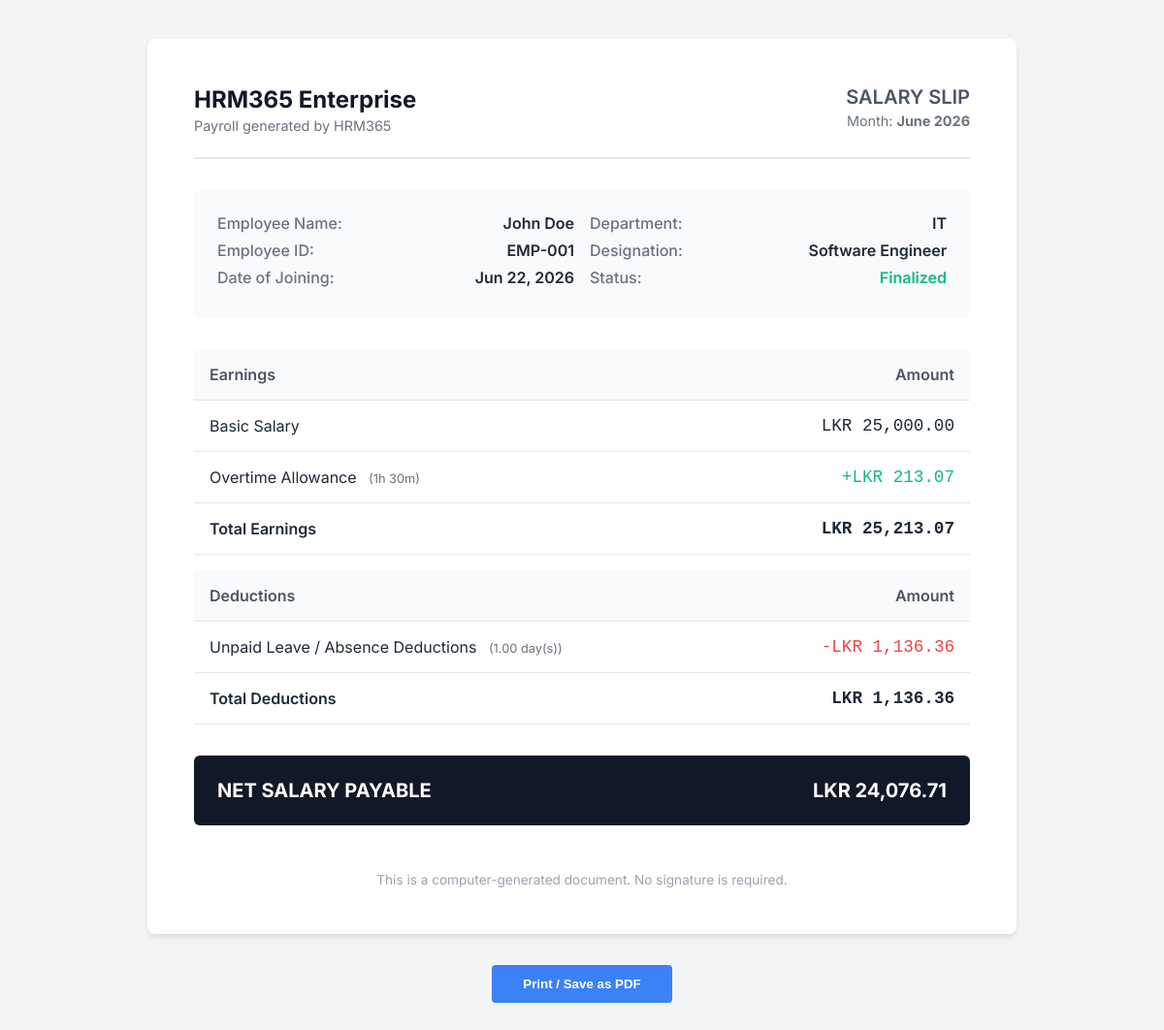
The app's page /HRM365/modules/payroll/payslip.php?id=1 (signed in), older data.
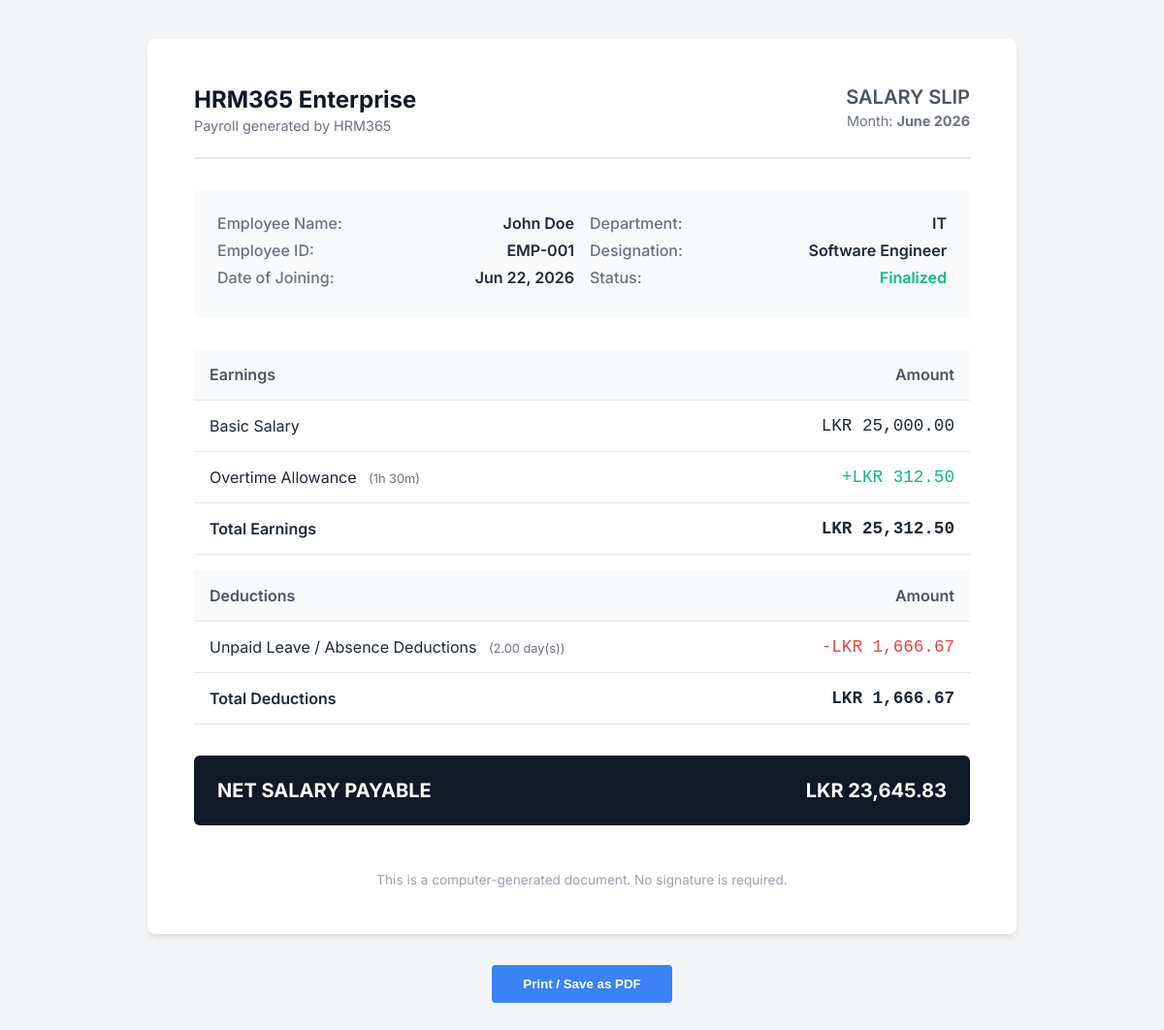
The same page, newer data.
### tables this page shows
CREATE TABLE `payroll_records` (
  `id` int(11) NOT NULL,
  `employee_id` int(11) NOT NULL,
  `payroll_month` varchar(10) NOT NULL,
  `base_salary` decimal(10,2) DEFAULT 0.00,
  `overtime_hours` decimal(8,2) DEFAULT 0.00,
  `overtime_amount` decimal(10,2) DEFAULT 0.00,
  `deductions` decimal(10,2) DEFAULT 0.00,
  `unpaid_days` decimal(8,2) DEFAULT 0.00,
  `net_salary` decimal(10,2) DEFAULT 0.00,
  `status` enum('Draft','Finalized','Paid') DEFAULT 'Draft',
  `created_at` timestamp NOT NULL DEFAULT current_timestamp(),
  `updated_at` timestamp NOT NULL DEFAULT current_timestamp() ON UPDATE current_timestamp()
);

CREATE TABLE `employees` (
  `id` int(11) NOT NULL,
  `employee_code` varchar(20) NOT NULL,
  `first_name` varchar(50) NOT NULL,
  `last_name` varchar(50) NOT NULL,
  `email` varchar(100) NOT NULL,
  `phone` varchar(20) DEFAULT NULL,
  `department` varchar(50) DEFAULT NULL,
  `designation` varchar(50) DEFAULT NULL,
  `status` enum('Active','On Leave','Terminated') DEFAULT 'Active',
  `biometric_user_id` varchar(50) DEFAULT NULL,
  `hire_date` date DEFAULT NULL,
  `created_at` timestamp NOT NULL DEFAULT current_timestamp(),
  `updated_at` timestamp NOT NULL DEFAULT current_timestamp() ON UPDATE current_timestamp(),
  `date_of_birth` date DEFAULT NULL,
  `gender` enum('Male','Female','Other') DEFAULT NULL,
  `address` text DEFAULT NULL,
  `branch_id` int(11) DEFAULT NULL,
  `employment_type` enum('Full-time','Part-time','Contract') DEFAULT NULL,
  `base_salary` decimal(10,2) DEFAULT NULL,
  `profile_photo` varchar(255) DEFAULT NULL,
  `shift_id` int(11) DEFAULT NULL,
  `attendance_policy_id` int(11) DEFAULT NULL
);

### HRM365/includes/attendance_math.php (called while the page is built, shortened)
<?php
function format_hours_minutes(float $hours): string
{
    $totalMinutes = (int) round($hours * 60);
    $wholeHours = intdiv($totalMinutes, 60);
    $minutes = $totalMinutes % 60;
    if ($wholeHours > 0 && $minutes > 0) {
        return $wholeHours . 'h ' . $minutes . 'm';
    }
    return $minutes . 'm';
}

### HRM365/modules/payroll/payslip.php (the view, shortened to what the changed rows need)
<?php
require_once '../../includes/auth.php';
require_once '../../includes/attendance_math.php';
$id = isset($_GET['id']) ? intval($_GET['id']) : 0;
$stmt = $pdo->prepare("
    SELECT p.*, e.first_name, e.last_name, e.employee_code, e.department, e.designation, e.hire_date
    FROM payroll_records p
    JOIN employees e ON p.employee_id = e.id
    WHERE p.id = ?
");
$stmt->execute([$id]);
$payroll = $stmt->fetch();
$settingsStmt = $pdo->query("SELECT setting_key, setting_value FROM system_settings WHERE setting_key IN ('currency', 'company_name')");
$settings = [];
foreach ($settingsStmt->fetchAll() as $setting) {
    $settings[$setting['setting_key']] = $setting['setting_value'];
}
$currency = $settings['currency'] ?? 'LKR';
$total_overtime_hours = floatval($payroll['overtime_hours'] ?? 0);
$unpaid_days = floatval($payroll['unpaid_days'] ?? 0);
?>
<!DOCTYPE html>
<html lang="en">
<head>
</head>
<body>
    <div class="payslip-container">
        <div class="header">
            <div>
                <div style="color: #6b7280; font-size: 0.9rem; margin-top: 0.25rem; text-align: right;">Month: <strong><?php echo date('F Y', strtotime($payroll['payroll_month'] . '-01')); ?></strong></div>
            </div>
        </div>
        <div class="emp-details">
            <div>
                <div class="detail-row"><span class="label">Employee Name:</span> <span class="value"><?php echo htmlspecialchars($payroll['first_name'] . ' ' . $payroll['last_name']); ?></span></div>
                <div class="detail-row"><span class="label">Employee ID:</span> <span class="value"><?php echo htmlspecialchars($payroll['employee_code']); ?></span></div>
                <div class="detail-row"><span class="label">Date of Joining:</span> <span class="value"><?php echo date('M d, Y', strtotime($payroll['hire_date'])); ?></span></div>
            </div>
            <div>
                <div class="detail-row"><span class="label">Department:</span> <span class="value"><?php echo htmlspecialchars($payroll['department']); ?></span></div>
                <div class="detail-row"><span class="label">Designation:</span> <span class="value"><?php echo htmlspecialchars($payroll['designation']); ?></span></div>
                <div class="detail-row"><span class="label">Status:</span> <span class="value" style="color: #10b981;"><?php echo $payroll['status']; ?></span></div>
            </div>
        </div>
        <table class="salary-table">
            <thead>
                <tr>
                    <th style="width: 60%;">Earnings</th>
                    <th style="width: 40%; text-align: right;">Amount</th>
                </tr>
            </thead>
            <tbody>
                <tr>
                    <td>Basic Salary</td>
                    <td class="amount"><?php echo htmlspecialchars($currency); ?> <?php echo number_format($payroll['base_salary'], 2); ?></td>
                </tr>
                <tr>
                    <td>Overtime Allowance <span style="font-size: 0.8rem; color: #6b7280; margin-left: 0.5rem;">(<?php echo htmlspecialchars(format_hours_minutes($total_overtime_hours)); ?>)</span></td>
                    <td class="amount" style="color: #10b981;">+<?php echo htmlspecialchars($currency); ?> <?php echo number_format($payroll['overtime_amount'], 2); ?></td>
                </tr>
                <tr>
                    <td style="font-weight: 600;">Total Earnings</td>
                    <td class="amount" style="font-weight: 600;"><?php echo htmlspecialchars($currency); ?> <?php echo number_format($payroll['base_salary'] + $payroll['overtime_amount'], 2); ?></td>
                </tr>
            </tbody>
        </table>
        <table class="salary-table" style="margin-top: -1rem;">
            <thead>
                <tr>
                    <th style="width: 60%;">Deductions</th>
                    <th style="width: 40%; text-align: right;">Amount</th>
                </tr>
            </thead>
            <tbody>
                <tr>
                    <td>Unpaid Leave / Absence Deductions <span style="font-size: 0.8rem; color: #6b7280; margin-left: 0.5rem;">(<?php echo number_format($unpaid_days, 2); ?> day(s))</span></td>
                    <td class="amount" style="color: #ef4444;">-<?php echo htmlspecialchars($currency); ?> <?php echo number_format($payroll['deductions'], 2); ?></td>
                </tr>
                <tr>
                    <td style="font-weight: 600;">Total Deductions</td>
                    <td class="amount" style="font-weight: 600;"><?php echo htmlspecialchars($currency); ?> <?php echo number_format($payroll['deductions'], 2); ?></td>
                </tr>
            </tbody>
        </table>
        <div class="net-pay">
            <div>NET SALARY PAYABLE</div>
            <div><?php echo htmlspecialchars($currency); ?> <?php echo number_format($payroll['net_salary'], 2); ?></div>
        </div>
    </div>
</body>
</html>

Row changes from the older to the newer data that the page shows:
changed payroll_records "Finalized": overtime_amount "213.07" → "312.50"; $payroll['base_salary'] + $payroll['overtime_amount'] "25,213.07" → "25,312.50"; unpaid_days "1.00" → "2.00"; deductions "1,136.36" → "1,666.67"; net_salary "24,076.71" → "23,645.83"
